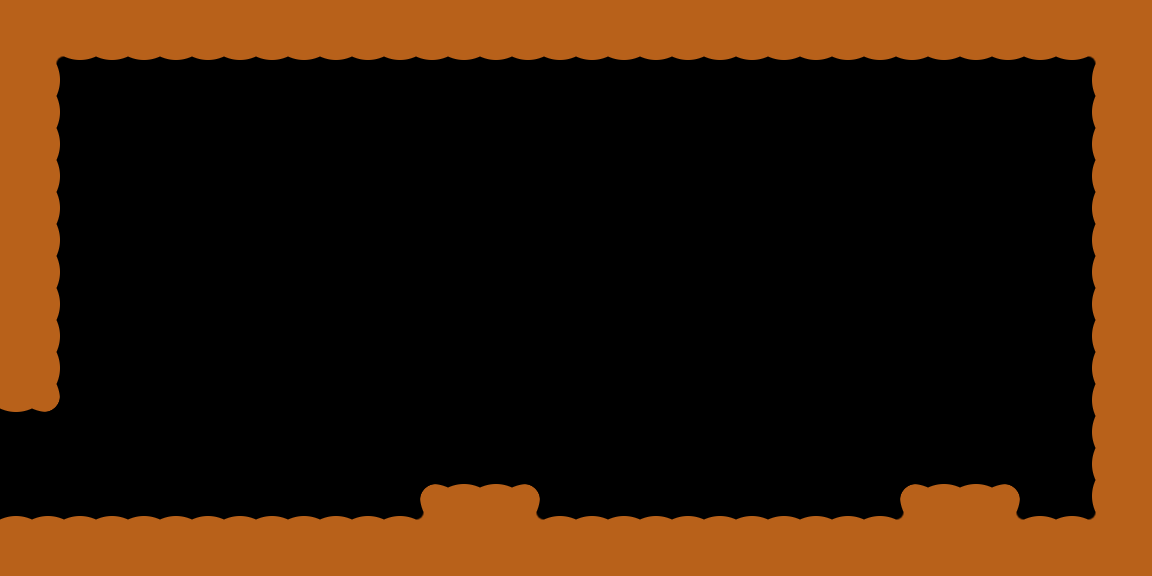

This is a level from a 2D game, rendered from its Tiled map with the project's own tilesets. A one-line summary and the complete map file follow:
An orthogonal 36x18 tile map with 32x32 px tiles, 1 tile layer (main-layer), 2 tilesets and 4 objects (2x collectibles::Powerup, background::Parallax, left).

<map version="1.0" tiledversion="1.1.2" orientation="orthogonal" renderorder="right-down" width="36" height="18" tilewidth="32" tileheight="32" infinite="0" nextobjectid="42">
 <properties>
  <property name="tileset" value="level2" />
 </properties>
 <tileset firstgid="1" name="tilemap2" tilewidth="32" tileheight="32" tilecount="25" columns="5">
  <image source="tilemap2.png" width="160" height="160" />
  <terraintypes>
   <terrain name="terrain" tile="0" />
  </terraintypes>
  <tile id="0" terrain=",,,0" />
  <tile id="1" terrain=",,0,0" />
  <tile id="2" terrain=",,0," />
  <tile id="3" terrain=",0,0,0" />
  <tile id="4" terrain="0,,0,0" />
  <tile id="5" terrain=",0,,0" />
  <tile id="6" terrain="0,0,0,0" />
  <tile id="7" terrain="0,,0," />
  <tile id="8" terrain="0,0,,0" />
  <tile id="9" terrain="0,0,0," />
  <tile id="10" terrain=",0,," />
  <tile id="11" terrain="0,0,," />
  <tile id="12" terrain="0,,," />
 </tileset>
 <tileset firstgid="26" name="tilemap2" tilewidth="32" tileheight="32" tilecount="25" columns="5">
  <image source="tilemap2.png" width="160" height="160" />
  <terraintypes>
   <terrain name="terrain" tile="0" />
  </terraintypes>
  <tile id="0" terrain=",,,0" />
  <tile id="1" terrain=",,0,0" />
  <tile id="2" terrain=",,0," />
  <tile id="3" terrain=",0,0,0" />
  <tile id="4" terrain="0,,0,0" />
  <tile id="5" terrain=",0,,0" />
  <tile id="6" terrain="0,0,0,0" />
  <tile id="7" terrain="0,,0," />
  <tile id="8" terrain="0,0,,0" />
  <tile id="9" terrain="0,0,0," />
  <tile id="10" terrain=",0,," />
  <tile id="11" terrain="0,0,," />
  <tile id="12" terrain="0,,," />
 </tileset>
 <layer name="main-layer" width="36" height="18">
  <data encoding="csv">
7,7,7,7,7,7,7,7,7,7,7,7,7,7,7,7,7,7,7,7,7,7,7,7,7,7,7,7,7,7,7,7,7,7,7,7,
7,10,12,12,12,12,12,12,12,12,12,12,12,12,12,12,12,12,12,12,12,12,12,12,12,12,12,12,12,12,12,12,12,12,9,7,
7,8,0,0,0,0,0,0,0,0,0,0,0,0,0,0,0,0,0,0,0,0,0,0,0,0,0,0,0,0,0,0,0,0,6,7,
7,8,0,0,0,0,0,0,0,0,0,0,0,0,0,0,0,0,0,0,0,0,0,0,0,0,0,0,0,0,0,0,0,0,6,7,
7,8,0,0,0,0,0,0,0,0,0,0,0,0,0,0,0,0,0,0,0,0,0,0,0,0,0,0,0,0,0,0,0,0,6,7,
7,8,0,0,0,0,0,0,0,0,0,0,0,0,0,0,0,0,0,0,0,0,0,0,0,0,0,0,0,0,0,0,0,0,6,7,
7,8,0,0,0,0,0,0,0,0,0,0,0,0,0,0,0,0,0,0,0,0,0,0,0,0,0,0,0,0,0,0,0,0,6,7,
7,8,0,0,0,0,0,0,0,0,0,0,0,0,0,0,0,0,0,0,0,0,0,0,0,0,0,0,0,0,0,0,0,0,6,7,
7,8,0,0,0,0,0,0,0,0,0,0,0,0,0,0,0,0,0,0,0,0,0,0,0,0,0,0,0,0,0,0,0,0,6,7,
7,8,0,0,0,0,0,0,0,0,0,0,0,0,0,0,0,0,0,0,0,0,0,0,0,0,0,0,0,0,0,0,0,0,6,7,
7,8,0,0,0,0,0,0,0,0,0,0,0,0,0,0,0,0,0,0,0,0,0,0,0,0,0,0,0,0,0,0,0,0,6,7,
7,8,0,0,0,0,0,0,0,0,0,0,0,0,0,0,0,0,0,0,0,0,0,0,0,0,0,0,0,0,0,0,0,0,6,7,
12,13,0,0,0,0,0,0,0,0,0,0,0,0,0,0,0,0,0,0,0,0,0,0,0,0,0,0,0,0,0,0,0,0,6,7,
0,0,0,0,0,0,0,0,0,0,0,0,0,0,0,0,0,0,0,0,0,0,0,0,0,0,0,0,0,0,0,0,0,0,6,7,
0,0,0,0,0,0,0,0,0,0,0,0,0,0,0,0,0,0,0,0,0,0,0,0,0,0,0,0,0,0,0,0,0,0,6,7,
0,0,0,0,0,0,0,0,0,0,0,0,0,1,2,2,3,0,0,0,0,0,0,0,0,0,0,0,1,2,2,3,0,0,6,7,
2,2,2,2,2,2,2,2,2,2,2,2,2,4,7,7,5,2,2,2,2,2,2,2,2,2,2,2,4,7,7,5,2,2,4,7,
7,7,7,7,7,7,7,7,7,7,7,7,7,7,7,7,7,7,7,7,7,7,7,7,7,7,7,7,7,7,7,7,7,7,7,7
</data>
 </layer>
 <objectgroup name="object-layer">
  <object id="39" name="powerup11" type="collectibles::Powerup" x="452" y="424" width="48" height="48">
   <properties>
    <property name="level" type="int" value="11" />
   </properties>
  </object>
  <object id="40" name="powerup12" type="collectibles::Powerup" x="936" y="424" width="48" height="48">
   <properties>
    <property name="level" type="int" value="12" />
   </properties>
  </object>
  <object id="41" name="background" type="background::Parallax" x="262" y="190">
   <properties>
    <property name="factor" type="float" value="0.28" />
    <property name="name" type="file" value="background2.png" />
   </properties>
  </object>
 </objectgroup>
 <objectgroup name="warp-layer">
  <object id="13" name="0 -&gt; 1.2" type="left" x="0" y="416" width="64" height="96" />
 </objectgroup>
</map>
